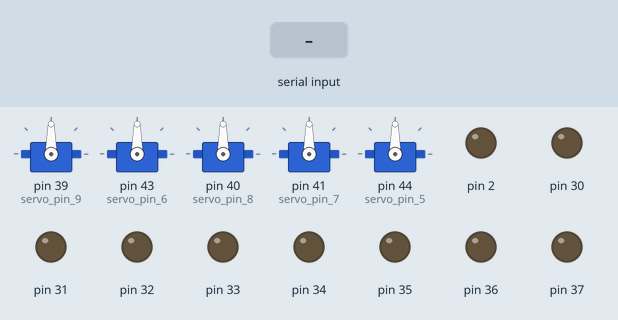
Bench run of a sketch on a simulated Arduino Mega 2560, built with avr-gcc and run on an emulated ATmega2560. Shown: 5 × servo, output pins drawn as LEDs (lit = HIGH). The test bench sets the inputs (shaded band).

Above: at 1.2 s.
1.3 s: "1" received over Serial
At 2.6 s:
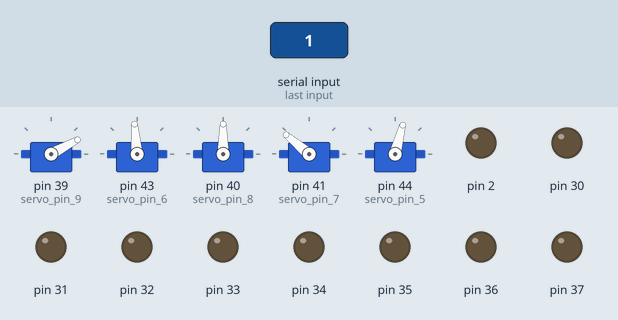
3.7 s: byte 87 ('W') received over Serial
At 4.9 s:
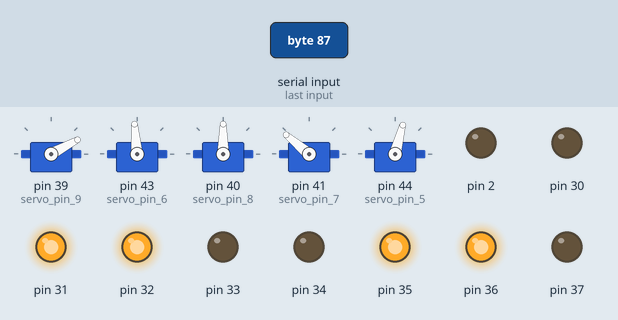
5.2 s: byte 83 ('S') received over Serial
At 6.0 s:
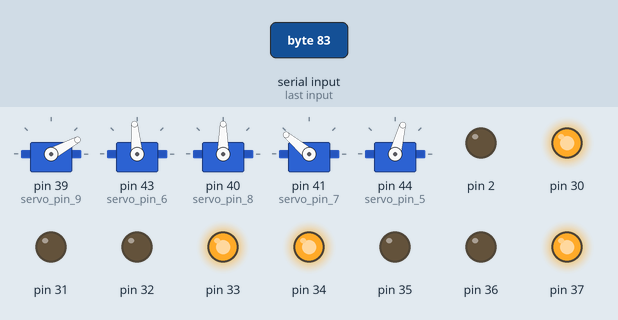
6.7 s: byte 65 ('A') received over Serial
At 7.2 s:
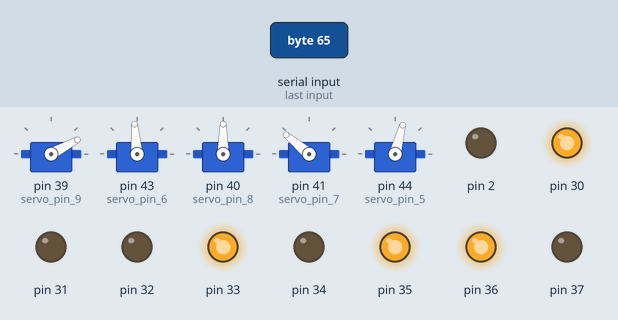
8.2 s: byte 68 ('D') received over Serial
At 9.4 s:
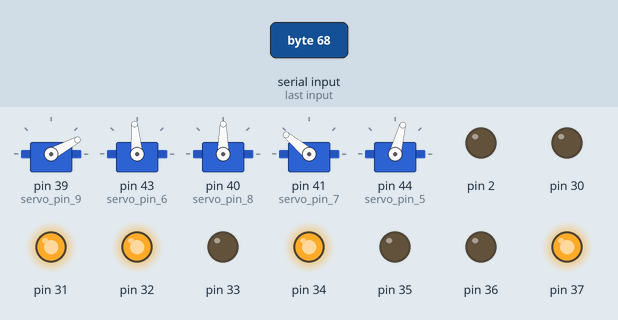
9.7 s: byte 76 ('L') received over Serial
At 10.7 s:
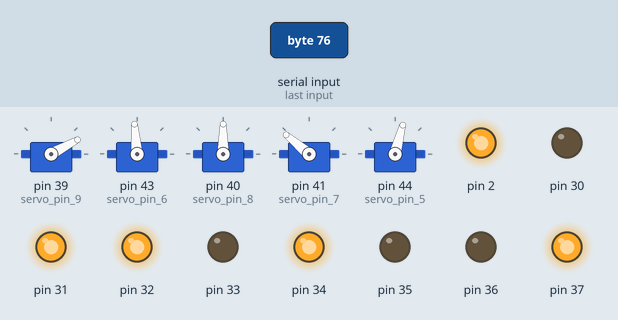
Timing chart, 0 to 12.2 s (numbered marks = the images above; inputs shaded):
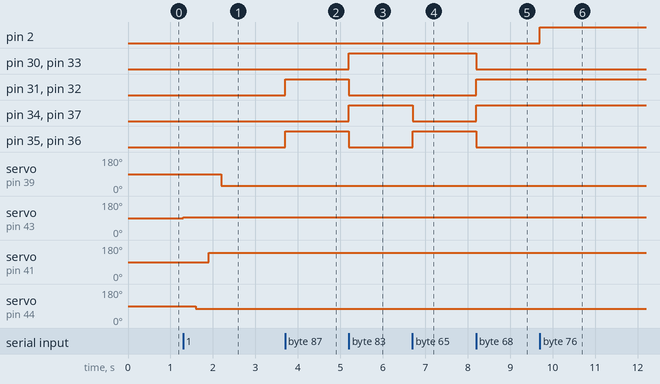

Measured:
- after the input at 1.3 s, servo on pin 39 (servo_pin_9): 90° → 28° after 0.90 s; servo on pin 43 (servo_pin_6): 90° → 95° at once; servo on pin 41 (servo_pin_7): 90° → 140° after 0.60 s; servo on pin 44 (servo_pin_5): 90° → 75° after 0.30 s
- after the input at 3.7 s, pin 31, pin 32, pin 35, pin 36: LOW → HIGH at once
- after the input at 5.2 s, pin 30, pin 33, pin 34, pin 37: LOW → HIGH at once; pin 31, pin 32, pin 35, pin 36: HIGH → LOW at once
- after the input at 6.7 s, pin 34, pin 37: HIGH → LOW at once; pin 35, pin 36: LOW → HIGH at once
- after the input at 8.2 s, pin 30, pin 33, pin 35, pin 36: HIGH → LOW at once; pin 31, pin 32, pin 34, pin 37: LOW → HIGH at once
- after the input at 9.7 s, pin 2: LOW → HIGH at once

The sketch:

Robotcar_1.ino
```cpp
//by Lin

#include <Servo.h>

Servo servo_pin_5;
Servo servo_pin_6;
Servo servo_pin_7;
Servo servo_pin_8;
Servo servo_pin_9;

void setup() {

  Serial.begin(9600);
  servo_pin_9.attach(39);
  servo_pin_6.attach(43);
  servo_pin_8.attach(40);
  servo_pin_7.attach(41);
  servo_pin_5.attach(44);
  pinMode( 30 , OUTPUT);
  pinMode( 31 , OUTPUT);
  pinMode( 32 , OUTPUT);
  pinMode( 33 , OUTPUT);
  pinMode( 34 , OUTPUT);
  pinMode( 35 , OUTPUT);
  pinMode( 36 , OUTPUT);
  pinMode( 37 , OUTPUT);
  pinMode( 2  , OUTPUT);
}

void loop() {
  char val = Serial.read();
  if (-1 != val) {
    if ('1' == val) {

      servo_pin_8.write( 90 );
      servo_pin_6.write( 90 );
      servo_pin_6.write( 95 );
      delay( 300 );
      servo_pin_5.write( 70 );
      servo_pin_5.write( 75 );
      delay( 300 );
      servo_pin_7.write( 140 );
      delay( 300 );
      servo_pin_9.write( 28 );
    }

    if ('0' == val) {
      servo_pin_9.write( 100 );
      delay( 300 );
      servo_pin_6.write( 90 );
      delay( 100 );
      servo_pin_5.write( 130 );
      delay( 100 );
      servo_pin_7.write( 150 );
    }

    if ('W' == val) {

      digitalWrite( 30 , LOW );
      digitalWrite( 31 , HIGH );
      digitalWrite( 32 , HIGH );
      digitalWrite( 33 , LOW );
      digitalWrite( 34 , LOW );
      digitalWrite( 35 , HIGH );
      digitalWrite( 36 , HIGH );
      digitalWrite( 37 , LOW );
    }


    if ('S' == val) {

      digitalWrite( 30 , HIGH );
      digitalWrite( 31 , LOW );
      digitalWrite( 32 , LOW );
      digitalWrite( 33 , HIGH );
      digitalWrite( 34 , HIGH );
      digitalWrite( 35 , LOW );
      digitalWrite( 36 , LOW );
      digitalWrite( 37 , HIGH );
    }


    if ('A' == val) {

      digitalWrite( 30 , HIGH );
      digitalWrite( 31 , LOW );
      digitalWrite( 32 , LOW );
      digitalWrite( 33 , HIGH );
      digitalWrite( 34 , LOW );
      digitalWrite( 35 , HIGH );
      digitalWrite( 36 , HIGH );
      digitalWrite( 37 , LOW );
    }


    if ('D' == val) {

      digitalWrite( 30 , LOW );
      digitalWrite( 31 , HIGH );
      digitalWrite( 32 , HIGH );
      digitalWrite( 33 , LOW );
      digitalWrite( 34 , HIGH );
      digitalWrite( 35 , LOW );
      digitalWrite( 36 , LOW );
      digitalWrite( 37 , HIGH );
    }


    if ('F' == val) {

      digitalWrite( 30 , LOW );
      digitalWrite( 31 , LOW );
      digitalWrite( 32 , LOW );
      digitalWrite( 33 , LOW );
      digitalWrite( 34 , LOW );
      digitalWrite( 35 , LOW );
      digitalWrite( 36 , LOW );
      digitalWrite( 37 , LOW );
    }

    if ('L' == val) {
      digitalWrite( 2 , HIGH );
    }
    if ('K' == val) {
      digitalWrite( 2 , LOW );
    }

  }
}
```
